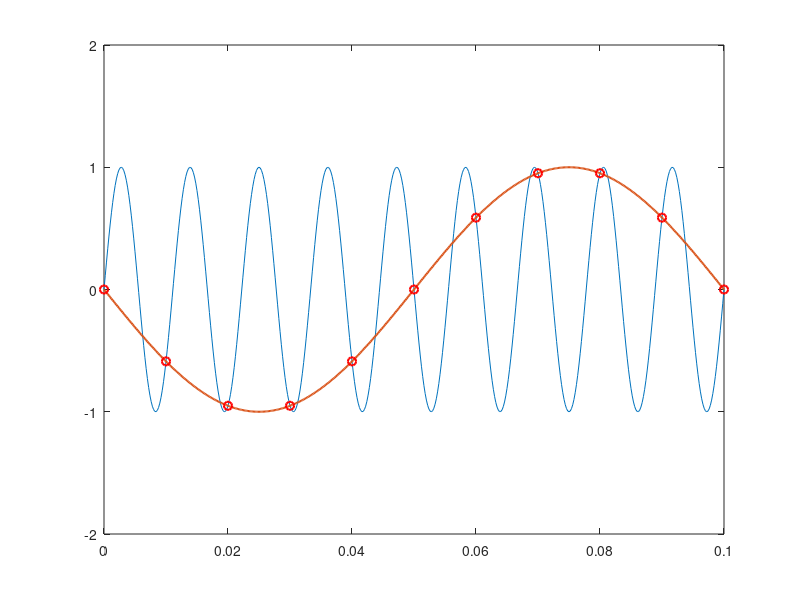

MATLAB code for this plot: (Note: this script raises an error after producing the figure.)
function fig1_19

% FIGURE 1.19: Common samples of two bandlimited signals

clc
clear
fprintf ('Figure 1.19: Common samples of two bandlimited signals\n\n')
fs = 100;
T = 1/fs;
fn = fs/2;
f0 = 90;
f1 = 10;

% Plot two signals

figure
p = 501;
t = linspace (0,10*T,p);
xa = sin(2*pi*f0*t);
xb = -sin(2*pi*f1*t);
r = plot(t,xa,t,xb);
set (r(2),'LineWidth',1.5)
axis ([0 t(p) -2 2])

% Add samples

hold on
tau = [0 : T : t(p)];
ya = -sin(2*pi*f1*tau);
plot(tau,ya,'ro','LineWidth',1.5)
f_labels ('','{\itt} (sec)','{\itx(t)}')
title ('Common samples')
legend ('{\itx_a}','{\itx_b}')
f_wait
